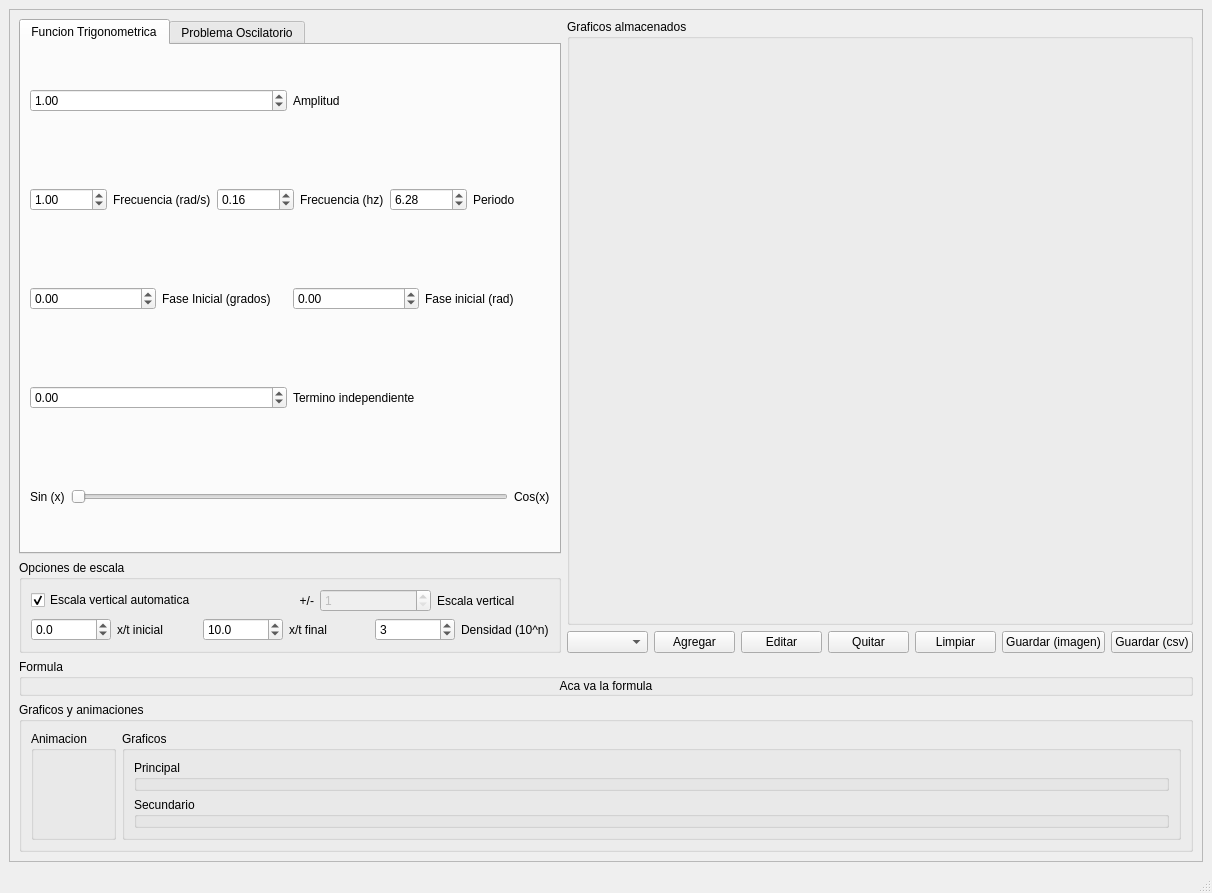
<?xml version="1.0" encoding="UTF-8"?>
<ui version="4.0">
 <class>MainWindow</class>
 <widget class="QMainWindow" name="MainWindow">
  <property name="geometry">
   <rect>
    <x>0</x>
    <y>0</y>
    <width>1212</width>
    <height>893</height>
   </rect>
  </property>
  <property name="windowTitle">
   <string>MainWindow</string>
  </property>
  <widget class="QWidget" name="centralwidget">
   <layout class="QHBoxLayout" name="horizontalLayout">
    <item>
     <widget class="QScrollArea" name="scrollArea">
      <property name="widgetResizable">
       <bool>true</bool>
      </property>
      <widget class="QWidget" name="scrollAreaWidgetContents">
       <property name="geometry">
        <rect>
         <x>0</x>
         <y>0</y>
         <width>1192</width>
         <height>832</height>
        </rect>
       </property>
       <layout class="QHBoxLayout" name="horizontalLayout_3">
        <item>
         <layout class="QVBoxLayout" name="PanelCompleto" stretch="20,0,0">
          <item>
           <layout class="QHBoxLayout" name="PanelSuperior" stretch="0,1">
            <item>
             <layout class="QVBoxLayout" name="verticalLayout_11">
              <item>
               <widget class="QTabWidget" name="Parametros">
                <property name="currentIndex">
                 <number>0</number>
                </property>
                <widget class="QWidget" name="ParametrosTrigonometricos">
                 <attribute name="title">
                  <string>Funcion Trigonometrica</string>
                 </attribute>
                 <layout class="QHBoxLayout" name="horizontalLayout_4">
                  <item>
                   <layout class="QVBoxLayout" name="VentanaPrincipal">
                    <item>
                     <layout class="QHBoxLayout" name="V_amplitud">
                      <item>
                       <widget class="QDoubleSpinBox" name="control_amplitud">
                        <property name="value">
                         <double>1.000000000000000</double>
                        </property>
                       </widget>
                      </item>
                      <item>
                       <widget class="QLabel" name="label">
                        <property name="text">
                         <string>Amplitud</string>
                        </property>
                       </widget>
                      </item>
                     </layout>
                    </item>
                    <item>
                     <layout class="QHBoxLayout" name="V_frecuencia">
                      <item>
                       <widget class="QDoubleSpinBox" name="control_frecuencia_w">
                        <property name="value">
                         <double>1.000000000000000</double>
                        </property>
                       </widget>
                      </item>
                      <item>
                       <widget class="QLabel" name="label_8">
                        <property name="text">
                         <string>Frecuencia (rad/s)</string>
                        </property>
                       </widget>
                      </item>
                      <item>
                       <widget class="QDoubleSpinBox" name="control_frecuencia_hz">
                        <property name="value">
                         <double>0.160000000000000</double>
                        </property>
                       </widget>
                      </item>
                      <item>
                       <widget class="QLabel" name="label_7">
                        <property name="text">
                         <string>Frecuencia (hz)</string>
                        </property>
                       </widget>
                      </item>
                      <item>
                       <widget class="QDoubleSpinBox" name="control_frecuencia_periodo">
                        <property name="value">
                         <double>6.280000000000000</double>
                        </property>
                       </widget>
                      </item>
                      <item>
                       <widget class="QLabel" name="label_9">
                        <property name="text">
                         <string>Periodo</string>
                        </property>
                       </widget>
                      </item>
                     </layout>
                    </item>
                    <item>
                     <layout class="QHBoxLayout" name="V_Fase">
                      <item>
                       <widget class="QDoubleSpinBox" name="control_fase_grados">
                        <property name="minimum">
                         <double>-360.000000000000000</double>
                        </property>
                        <property name="maximum">
                         <double>360.000000000000000</double>
                        </property>
                       </widget>
                      </item>
                      <item>
                       <widget class="QLabel" name="label_6">
                        <property name="text">
                         <string>Fase Inicial (grados)</string>
                        </property>
                       </widget>
                      </item>
                      <item>
                       <widget class="QDoubleSpinBox" name="control_fase">
                        <property name="minimum">
                         <double>-6.280000000000000</double>
                        </property>
                        <property name="maximum">
                         <double>6.280000000000000</double>
                        </property>
                        <property name="singleStep">
                         <double>0.010000000000000</double>
                        </property>
                       </widget>
                      </item>
                      <item>
                       <widget class="QLabel" name="label_2">
                        <property name="text">
                         <string>Fase inicial (rad)</string>
                        </property>
                       </widget>
                      </item>
                     </layout>
                    </item>
                    <item>
                     <layout class="QHBoxLayout" name="V_terminoindependiente">
                      <item>
                       <widget class="QDoubleSpinBox" name="control_x0">
                        <property name="minimum">
                         <double>-100.000000000000000</double>
                        </property>
                        <property name="maximum">
                         <double>100.000000000000000</double>
                        </property>
                       </widget>
                      </item>
                      <item>
                       <widget class="QLabel" name="label_10">
                        <property name="text">
                         <string>Termino independiente</string>
                        </property>
                       </widget>
                      </item>
                     </layout>
                    </item>
                    <item>
                     <layout class="QHBoxLayout" name="V_Sin_Cos">
                      <item>
                       <widget class="QLabel" name="label_11">
                        <property name="text">
                         <string>Sin (x)</string>
                        </property>
                       </widget>
                      </item>
                      <item>
                       <widget class="QSlider" name="control_funcionseno">
                        <property name="maximum">
                         <number>1</number>
                        </property>
                        <property name="orientation">
                         <enum>Qt::Horizontal</enum>
                        </property>
                       </widget>
                      </item>
                      <item>
                       <widget class="QLabel" name="label_12">
                        <property name="text">
                         <string>Cos(x)</string>
                        </property>
                       </widget>
                      </item>
                     </layout>
                    </item>
                   </layout>
                  </item>
                 </layout>
                </widget>
                <widget class="QWidget" name="ParametrosOscilatorio">
                 <attribute name="title">
                  <string>Problema Oscilatorio</string>
                 </attribute>
                 <layout class="QVBoxLayout" name="verticalLayout_7">
                  <item>
                   <layout class="QHBoxLayout" name="V_organizaroOsci">
                    <item>
                     <widget class="QGroupBox" name="Grupo_parametrosFisicos">
                      <property name="title">
                       <string>Parametros fisicos</string>
                      </property>
                      <layout class="QVBoxLayout" name="verticalLayout_4">
                       <item>
                        <widget class="QLabel" name="label_4">
                         <property name="sizePolicy">
                          <sizepolicy hsizetype="Minimum" vsizetype="Minimum">
                           <horstretch>0</horstretch>
                           <verstretch>0</verstretch>
                          </sizepolicy>
                         </property>
                         <property name="text">
                          <string>Constante elastica (N/m)</string>
                         </property>
                        </widget>
                       </item>
                       <item>
                        <widget class="QDoubleSpinBox" name="Control_constante_elastica">
                         <property name="minimum">
                          <double>0.010000000000000</double>
                         </property>
                         <property name="maximum">
                          <double>100000.000000000000000</double>
                         </property>
                         <property name="singleStep">
                          <double>1.000000000000000</double>
                         </property>
                         <property name="value">
                          <double>100.000000000000000</double>
                         </property>
                        </widget>
                       </item>
                       <item>
                        <widget class="QLabel" name="label_16">
                         <property name="text">
                          <string>Masa (Kg)</string>
                         </property>
                        </widget>
                       </item>
                       <item>
                        <widget class="QDoubleSpinBox" name="Control_masa">
                         <property name="minimum">
                          <double>0.010000000000000</double>
                         </property>
                         <property name="maximum">
                          <double>10000.000000000000000</double>
                         </property>
                         <property name="value">
                          <double>10.000000000000000</double>
                         </property>
                        </widget>
                       </item>
                       <item>
                        <widget class="QLabel" name="label_17">
                         <property name="text">
                          <string>Longitud natural (m)</string>
                         </property>
                        </widget>
                       </item>
                       <item>
                        <widget class="QDoubleSpinBox" name="Control_longitud_natural">
                         <property name="maximum">
                          <double>100.000000000000000</double>
                         </property>
                         <property name="value">
                          <double>0.000000000000000</double>
                         </property>
                        </widget>
                       </item>
                       <item>
                        <widget class="QLabel" name="label_18">
                         <property name="text">
                          <string>Posicion inicial (m)</string>
                         </property>
                        </widget>
                       </item>
                       <item>
                        <widget class="QDoubleSpinBox" name="Control_posicion_inicial">
                         <property name="minimum">
                          <double>-100.000000000000000</double>
                         </property>
                         <property name="maximum">
                          <double>100.000000000000000</double>
                         </property>
                         <property name="value">
                          <double>1.000000000000000</double>
                         </property>
                        </widget>
                       </item>
                       <item>
                        <widget class="QLabel" name="label_19">
                         <property name="text">
                          <string>Velocidad inicial (m/s)</string>
                         </property>
                        </widget>
                       </item>
                       <item>
                        <widget class="QDoubleSpinBox" name="Control_velocidad_inicial">
                         <property name="minimum">
                          <double>-100.000000000000000</double>
                         </property>
                         <property name="maximum">
                          <double>100.000000000000000</double>
                         </property>
                        </widget>
                       </item>
                       <item>
                        <widget class="QLabel" name="label_20">
                         <property name="text">
                          <string>Fuerzas externas fijas (N)</string>
                         </property>
                        </widget>
                       </item>
                       <item>
                        <widget class="QDoubleSpinBox" name="Control_fuerza_externa">
                         <property name="minimum">
                          <double>-100.000000000000000</double>
                         </property>
                         <property name="maximum">
                          <double>100.000000000000000</double>
                         </property>
                        </widget>
                       </item>
                       <item>
                        <widget class="QLabel" name="label_33">
                         <property name="text">
                          <string>Cte. de amort. (Kg/s)</string>
                         </property>
                        </widget>
                       </item>
                       <item>
                        <widget class="QDoubleSpinBox" name="Control_gamma">
                         <property name="maximum">
                          <double>100.000000000000000</double>
                         </property>
                        </widget>
                       </item>
                      </layout>
                     </widget>
                    </item>
                    <item>
                     <widget class="QGroupBox" name="Grupo_SolucionSub">
                      <property name="title">
                       <string>Solucion sub amortiguada</string>
                      </property>
                      <layout class="QVBoxLayout" name="verticalLayout_5">
                       <item>
                        <widget class="QLabel" name="label_21">
                         <property name="text">
                          <string>Amplitud (Sin) (m):</string>
                         </property>
                        </widget>
                       </item>
                       <item>
                        <widget class="QLCDNumber" name="Indicador_A">
                         <property name="value" stdset="0">
                          <double>0.000000000000000</double>
                         </property>
                        </widget>
                       </item>
                       <item>
                        <widget class="QLabel" name="label_25">
                         <property name="text">
                          <string>Amplitud (Cos) (m)</string>
                         </property>
                        </widget>
                       </item>
                       <item>
                        <widget class="QLCDNumber" name="Indicador_B"/>
                       </item>
                       <item>
                        <widget class="QLabel" name="label_24">
                         <property name="text">
                          <string>Frecuencia (rad/s)</string>
                         </property>
                        </widget>
                       </item>
                       <item>
                        <widget class="QLCDNumber" name="Indicador_w"/>
                       </item>
                       <item>
                        <widget class="QLabel" name="label_27">
                         <property name="text">
                          <string>Exponente dec. (1/s)</string>
                         </property>
                        </widget>
                       </item>
                       <item>
                        <widget class="QLCDNumber" name="Indicador_beta"/>
                       </item>
                       <item>
                        <widget class="QLabel" name="label_31">
                         <property name="text">
                          <string>Posicion de equilibrio (m)</string>
                         </property>
                        </widget>
                       </item>
                       <item>
                        <widget class="QLCDNumber" name="Indicador_equilibrio_sub"/>
                       </item>
                      </layout>
                     </widget>
                    </item>
                    <item>
                     <widget class="QGroupBox" name="Grupo_SolucionSobre">
                      <property name="title">
                       <string>Solucion sobre amortiguada</string>
                      </property>
                      <layout class="QVBoxLayout" name="verticalLayout_8">
                       <item>
                        <widget class="QLabel" name="label_22">
                         <property name="text">
                          <string>Amplitud exp. 1 (m)</string>
                         </property>
                        </widget>
                       </item>
                       <item>
                        <widget class="QLCDNumber" name="Indicador_A1"/>
                       </item>
                       <item>
                        <widget class="QLabel" name="label_23">
                         <property name="text">
                          <string>Exponente 1 (1/s)</string>
                         </property>
                        </widget>
                       </item>
                       <item>
                        <widget class="QLCDNumber" name="Indicador_lambda1"/>
                       </item>
                       <item>
                        <widget class="QLabel" name="label_28">
                         <property name="text">
                          <string>Amplitud exp. 2 (m)</string>
                         </property>
                        </widget>
                       </item>
                       <item>
                        <widget class="QLCDNumber" name="Indicador_A2"/>
                       </item>
                       <item>
                        <widget class="QLabel" name="label_29">
                         <property name="text">
                          <string>Exponente 2 (1/s)</string>
                         </property>
                        </widget>
                       </item>
                       <item>
                        <widget class="QLCDNumber" name="Indicador_lambda2"/>
                       </item>
                       <item>
                        <widget class="QLabel" name="label_32">
                         <property name="text">
                          <string>Posicion de equilibrio (m)</string>
                         </property>
                        </widget>
                       </item>
                       <item>
                        <widget class="QLCDNumber" name="Indicador_equilibrio_sobre"/>
                       </item>
                      </layout>
                     </widget>
                    </item>
                   </layout>
                  </item>
                  <item>
                   <layout class="QVBoxLayout" name="verticalLayout_2">
                    <item>
                     <layout class="QHBoxLayout" name="horizontalLayout_6">
                      <item>
                       <widget class="QLabel" name="label_30">
                        <property name="text">
                         <string>En segundo grafico mostrar:</string>
                        </property>
                       </widget>
                      </item>
                      <item>
                       <widget class="QComboBox" name="combo_grafico_secundario">
                        <item>
                         <property name="text">
                          <string>Nada</string>
                         </property>
                        </item>
                       </widget>
                      </item>
                     </layout>
                    </item>
                    <item>
                     <layout class="QHBoxLayout" name="horizontalLayout_5">
                      <item>
                       <widget class="QCheckBox" name="control_animacion">
                        <property name="text">
                         <string>Mostrar animacion</string>
                        </property>
                       </widget>
                      </item>
                      <item>
                       <widget class="QCheckBox" name="control_envolvente">
                        <property name="text">
                         <string>Mostrar envolvente</string>
                        </property>
                       </widget>
                      </item>
                     </layout>
                    </item>
                   </layout>
                  </item>
                 </layout>
                </widget>
               </widget>
              </item>
              <item>
               <widget class="QGroupBox" name="V_OpcionesEscala">
                <property name="title">
                 <string>Opciones de escala</string>
                </property>
                <layout class="QVBoxLayout" name="verticalLayout_3">
                 <item>
                  <layout class="QVBoxLayout" name="V_SubEscala">
                   <item>
                    <layout class="QHBoxLayout" name="V_EscalaVertical">
                     <item>
                      <widget class="QCheckBox" name="control_escalaautomatica">
                       <property name="text">
                        <string>Escala vertical automatica</string>
                       </property>
                       <property name="checked">
                        <bool>true</bool>
                       </property>
                      </widget>
                     </item>
                     <item alignment="Qt::AlignRight">
                      <widget class="QLabel" name="label_15">
                       <property name="enabled">
                        <bool>true</bool>
                       </property>
                       <property name="text">
                        <string>+/-</string>
                       </property>
                       <property name="scaledContents">
                        <bool>true</bool>
                       </property>
                       <property name="alignment">
                        <set>Qt::AlignRight|Qt::AlignTrailing|Qt::AlignVCenter</set>
                       </property>
                      </widget>
                     </item>
                     <item>
                      <widget class="QSpinBox" name="control_escalavertical">
                       <property name="enabled">
                        <bool>false</bool>
                       </property>
                       <property name="minimum">
                        <number>1</number>
                       </property>
                       <property name="value">
                        <number>1</number>
                       </property>
                      </widget>
                     </item>
                     <item>
                      <widget class="QLabel" name="label_5">
                       <property name="text">
                        <string>Escala vertical</string>
                       </property>
                      </widget>
                     </item>
                    </layout>
                   </item>
                   <item>
                    <layout class="QHBoxLayout" name="v_EscalaHorizonatal">
                     <item>
                      <widget class="QDoubleSpinBox" name="control_escalahorizonalinicio">
                       <property name="decimals">
                        <number>1</number>
                       </property>
                       <property name="minimum">
                        <double>-1000.000000000000000</double>
                       </property>
                       <property name="maximum">
                        <double>1000.000000000000000</double>
                       </property>
                      </widget>
                     </item>
                     <item>
                      <widget class="QLabel" name="label_13">
                       <property name="text">
                        <string>x/t inicial</string>
                       </property>
                      </widget>
                     </item>
                     <item>
                      <widget class="QDoubleSpinBox" name="control_escalahorizontalfin">
                       <property name="decimals">
                        <number>1</number>
                       </property>
                       <property name="minimum">
                        <double>-1000.000000000000000</double>
                       </property>
                       <property name="maximum">
                        <double>1000.000000000000000</double>
                       </property>
                       <property name="value">
                        <double>10.000000000000000</double>
                       </property>
                      </widget>
                     </item>
                     <item>
                      <widget class="QLabel" name="label_14">
                       <property name="text">
                        <string>x/t final</string>
                       </property>
                      </widget>
                     </item>
                     <item>
                      <widget class="QSpinBox" name="control_escaladensidad">
                       <property name="minimum">
                        <number>1</number>
                       </property>
                       <property name="maximum">
                        <number>5</number>
                       </property>
                       <property name="value">
                        <number>3</number>
                       </property>
                      </widget>
                     </item>
                     <item>
                      <widget class="QLabel" name="label_3">
                       <property name="text">
                        <string>Densidad (10^n)</string>
                       </property>
                      </widget>
                     </item>
                    </layout>
                   </item>
                  </layout>
                 </item>
                </layout>
               </widget>
              </item>
             </layout>
            </item>
            <item>
             <layout class="QVBoxLayout" name="PanelGraficosAcumulados">
              <item>
               <widget class="QGroupBox" name="Grupo_retenidos">
                <property name="sizePolicy">
                 <sizepolicy hsizetype="Expanding" vsizetype="Expanding">
                  <horstretch>0</horstretch>
                  <verstretch>0</verstretch>
                 </sizepolicy>
                </property>
                <property name="title">
                 <string>Graficos almacenados</string>
                </property>
                <layout class="QHBoxLayout" name="Grupo_retenidos_v"/>
               </widget>
              </item>
              <item>
               <layout class="QHBoxLayout" name="PanelgraficoAcumuadoBotones">
                <item>
                 <widget class="QComboBox" name="combo_retenidos"/>
                </item>
                <item>
                 <widget class="QPushButton" name="boton_agregar_acumulado">
                  <property name="text">
                   <string>Agregar</string>
                  </property>
                 </widget>
                </item>
                <item>
                 <widget class="QPushButton" name="boton_editar_acumulado">
                  <property name="text">
                   <string>Editar</string>
                  </property>
                 </widget>
                </item>
                <item>
                 <widget class="QPushButton" name="boton_quitar_acumulado">
                  <property name="sizePolicy">
                   <sizepolicy hsizetype="Minimum" vsizetype="Minimum">
                    <horstretch>0</horstretch>
                    <verstretch>0</verstretch>
                   </sizepolicy>
                  </property>
                  <property name="text">
                   <string>Quitar</string>
                  </property>
                 </widget>
                </item>
                <item>
                 <widget class="QPushButton" name="boton_limpiar_acumulado">
                  <property name="text">
                   <string>Limpiar</string>
                  </property>
                 </widget>
                </item>
                <item>
                 <widget class="QPushButton" name="boton_acumulados_imagen">
                  <property name="text">
                   <string>Guardar (imagen)</string>
                  </property>
                 </widget>
                </item>
                <item>
                 <widget class="QPushButton" name="boton_acumulados_archivo">
                  <property name="text">
                   <string>Guardar (csv)</string>
                  </property>
                 </widget>
                </item>
               </layout>
              </item>
             </layout>
            </item>
           </layout>
          </item>
          <item>
           <widget class="QGroupBox" name="Grupo_formula">
            <property name="title">
             <string>Formula</string>
            </property>
            <layout class="QVBoxLayout" name="verticalLayout">
             <property name="spacing">
              <number>0</number>
             </property>
             <property name="margin">
              <number>0</number>
             </property>
             <item>
              <widget class="QLabel" name="etiqueta_formula">
               <property name="text">
                <string>Aca va la formula</string>
               </property>
               <property name="alignment">
                <set>Qt::AlignCenter</set>
               </property>
              </widget>
             </item>
            </layout>
           </widget>
          </item>
          <item>
           <widget class="QGroupBox" name="Grupo_graficos_animaciones">
            <property name="sizePolicy">
             <sizepolicy hsizetype="Preferred" vsizetype="Preferred">
              <horstretch>0</horstretch>
              <verstretch>0</verstretch>
             </sizepolicy>
            </property>
            <property name="title">
             <string>Graficos y animaciones</string>
            </property>
            <layout class="QHBoxLayout" name="horizontalLayout_7">
             <item>
              <widget class="QGroupBox" name="Grupo_animacion">
               <property name="sizePolicy">
                <sizepolicy hsizetype="Preferred" vsizetype="Expanding">
                 <horstretch>0</horstretch>
                 <verstretch>0</verstretch>
                </sizepolicy>
               </property>
               <property name="title">
                <string>Animacion</string>
               </property>
               <layout class="QVBoxLayout" name="Grupo_animacion_L"/>
              </widget>
             </item>
             <item>
              <widget class="QGroupBox" name="Grupo_graficos">
               <property name="title">
                <string>Graficos</string>
               </property>
               <layout class="QVBoxLayout" name="verticalLayout_10">
                <item>
                 <widget class="QGroupBox" name="Grupo_grafico_principal">
                  <property name="sizePolicy">
                   <sizepolicy hsizetype="Expanding" vsizetype="Expanding">
                    <horstretch>0</horstretch>
                    <verstretch>0</verstretch>
                   </sizepolicy>
                  </property>
                  <property name="title">
                   <string>Principal</string>
                  </property>
                  <layout class="QVBoxLayout" name="Grupo_grafico_principal_L">
                   <property name="spacing">
                    <number>0</number>
                   </property>
                   <property name="margin">
                    <number>0</number>
                   </property>
                  </layout>
                 </widget>
                </item>
                <item>
                 <widget class="QGroupBox" name="Grupo_grafico_secundario">
                  <property name="sizePolicy">
                   <sizepolicy hsizetype="Expanding" vsizetype="Expanding">
                    <horstretch>0</horstretch>
                    <verstretch>0</verstretch>
                   </sizepolicy>
                  </property>
                  <property name="title">
                   <string>Secundario</string>
                  </property>
                  <layout class="QHBoxLayout" name="Grupo_grafico_secundario_L">
                   <property name="spacing">
                    <number>0</number>
                   </property>
                   <property name="margin">
                    <number>0</number>
                   </property>
                  </layout>
                 </widget>
                </item>
               </layout>
              </widget>
             </item>
            </layout>
           </widget>
          </item>
         </layout>
        </item>
       </layout>
      </widget>
     </widget>
    </item>
   </layout>
  </widget>
  <widget class="QMenuBar" name="menubar">
   <property name="geometry">
    <rect>
     <x>0</x>
     <y>0</y>
     <width>1212</width>
     <height>21</height>
    </rect>
   </property>
  </widget>
  <widget class="QStatusBar" name="statusbar"/>
 </widget>
 <resources/>
 <connections/>
</ui>
